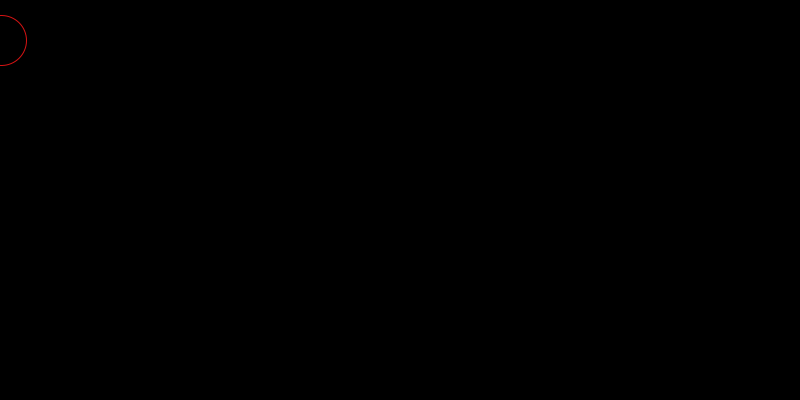
Frame 1 (no input)
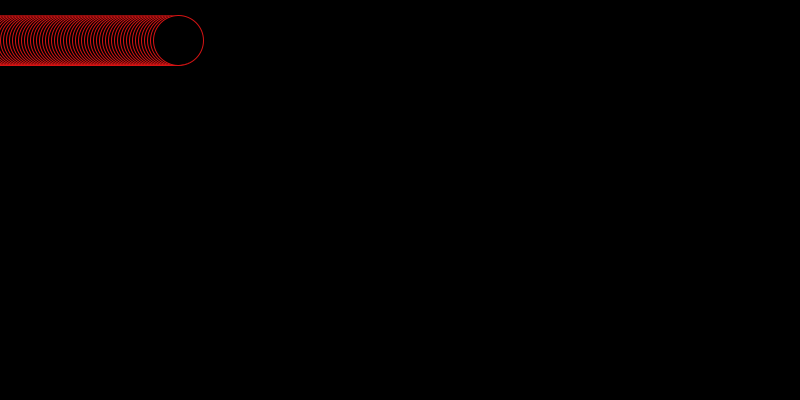
Frame 60 (the mouse pressed at the canvas centre just before this capture)
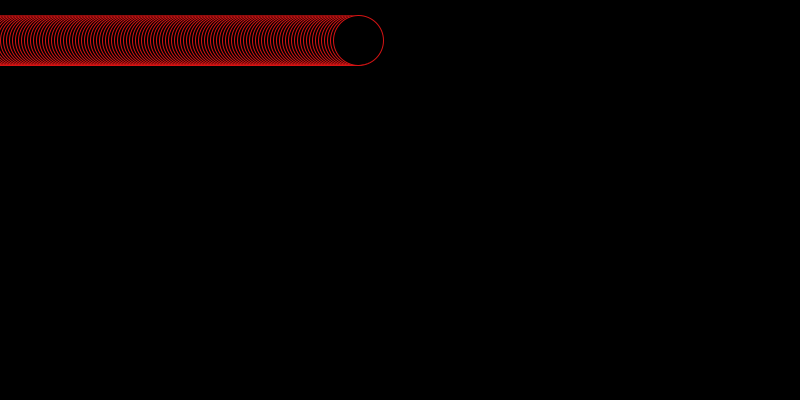
Frame 120 (the mouse held since frame 60 and released just before this capture)

The Processing sketch that drew these frames (run headless with seeded random() and noise(); from frame 60 on, the mouse is pressed at the canvas centre):

// Processing sketch: processing_910
// ── processing_910.pde

// umut göçer 050411022 istanbul altyapı projesi içerisinde
// kullanilan malzeme nekadar kaliteli ve saglam olursa
// alt yapi sorunumuz en kısa zamanda çözülecektir.

int k=1;
int m=40;
void setup(){
size(800,400);
background(0);
frameRate(30);

}

void draw(){
//background(255);
fill(0);
stroke(214,19,19);
ellipse(k,m,50,50);
k=k+3;
//line(k,k,700,200);
if (k>800) {k=0;m=m+50;  }

}
